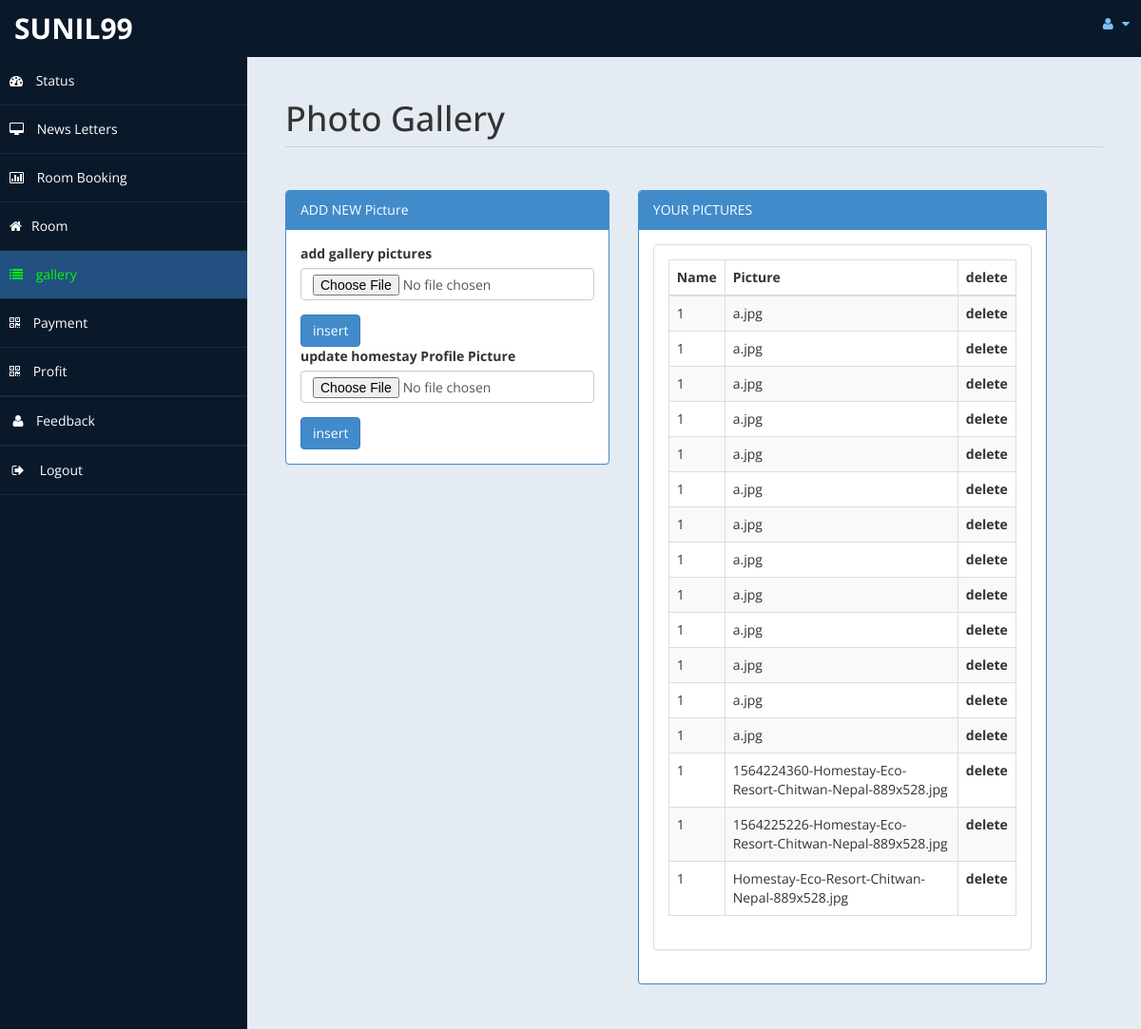
Page /homestay/admin/gallery.php (signed in) on the committed database.
### tables this page shows
CREATE TABLE `gallery` (
  `id` int(11) NOT NULL,
  `homestay_id` int(11) NOT NULL,
  `pic_name` varchar(65) NOT NULL
);

### homestay/admin/lib/fetch_data.php (called while the page is built, shortened)
<?php
function gethomestayid(){
	require("../db.php");
	$owner=$_SESSION['user'];
	$sql="SELECT * FROM homestay_info where owner_name='$owner';";
	if ($result=mysqli_query($con,$sql))
	{
		$rowcount=mysqli_num_rows($result);
		if ($rowcount==0) {
			echo 'No homestay information found!!';
		}else{
		foreach ($result as $id) {
			return $id['id'];
		}}
	}
}

### homestay/admin/gallery.php (the view, shortened to what this page needs)
<!DOCTYPE html>
<html xmlns="http://www.w3.org/1999/xhtml">
<head>
    <link href="assets/css/bootstrap.css" rel="stylesheet" />
    <link href="assets/css/font-awesome.css" rel="stylesheet" />
    <link href="assets/css/custom-styles.css" rel="stylesheet" />
</head>
<body>
    <div id="wrapper">
               <?php require'nav.php'; ?>
        <nav class="navbar-default navbar-side" role="navigation">
            <div class="sidebar-collapse">
                <ul class="nav" id="main-menu">
                    <li>
                        <a  href="home.php"><i class="fa fa-dashboard"></i> Status</a>
                    </li>
                    <li>
                        <a href="http://localhost/project_hstay_selected/homestay/admin/messages.php"><i class="fa fa-desktop"></i> News Letters</a>
                    </li>
                    <li>
                        <a href="roombook.php"><i class="fa fa-bar-chart-o"></i> Room Booking</a>
                    </li>
                    <li  >
                        <a class="nav-link "><i class="fa fa-home"></i>Room</a>
                    <li>
                        <a style ="background-color:#225081!important;color:lime;" href="gallery.php"><i class="fa fa-list"></i> gallery</a>
                    </li><li>
                        <a href="payment.php"><i class="fa fa-qrcode"></i> Payment</a>
                    </li>
                    <li>
                        <a  href="profit.php"><i class="fa fa-qrcode"></i> Profit</a>
                    </li> <li class="divider"></li>
                     <li><a href="feedback.php"><i class="fa fa-user fa-fw"></i>Feedback</a>
                        </li>
                        <li class="divider"></li>
                    <li>
                        <a href="test/logout.php"><i class="fa fa-sign-out fa-fw"></i> Logout</a>
                    </li>
                    </ul>
            </div>
        </nav>
        <div id="page-wrapper" >
            <div id="page-inner">
       <div class="row">
                    <div class="col-md-12">
                        <h1 class="page-header">
                          Photo Gallery
                        </h1>
                    </div>
                </div>
            <div class="row">
                <div class="col-md-5 col-sm-5">
                    <div class="panel panel-primary">
                        <div class="panel-heading">
                            ADD NEW Picture
                        </div>
                        <div class="panel-body">
            <form name="form" method="post"  enctype="multipart/form-data">
                            <div class="form-group">
                                            <label>add gallery pictures</label>
                                              <input name="photo1" type ="file" class="form-control">
                              </div>
               <input type="submit" name="insert" value="insert" class="btn btn-primary">
              </form>
              <form name="form" method="post"  enctype="multipart/form-data">
                            <div class="form-group">
                                            <label>update homestay Profile Picture</label>
                                              <input name="photo1" type ="file" class="form-control">
                              </div>
               <input type="submit" name="update" value="insert" class="btn btn-primary">
              </form>
              <?php
               include('db.php');
               include('lib/fetch_data.php');
                 $h_id =gethomestayid();
              ?>
                        </div>
                    </div>
                </div>
            <div class="row">
                <div class="col-md-6 col-sm-6">
                    <div class="panel panel-primary">
                        <div class="panel-heading">
                           YOUR PICTURES
                        </div>
                        <div class="panel-body">
                    <div class="panel panel-default">
                        <div class="panel-body">
                            <div class="table-responsive">
                                <table class="table table-striped table-bordered table-hover" id="dataTables-example">
                                    <thead>
                                        <tr>
                                            <th>Name</th>
                                            <th>Picture</th>
                                            <th>delete</th>
                                        </tr>
                                    </thead>
                                    <tbody>
                  <?php
                        $sql = "select * from gallery where homestay_id='$h_id';";
                        $re = mysqli_query($con,$sql);
                    while($row= mysqli_fetch_array($re))
                    {
                        $id = $row['id'];
                      if($id % 2 == 0)
                      {
                        echo "<tr class=odd gradeX>
                          <td>".$row['homestay_id']."</td>
                          <td>".$row['pic_name']."</td>
                           <th> delete</th>
                        </tr>";
                      }
                      else
                      {
                        echo"<tr class=even gradeC>
                          <td>".$row['homestay_id']."</td>
                          <td>".$row['pic_name']."</td>
                           <th> delete</th>
                        </tr>";
                      }
                    }
                  ?>
                                    </tbody>
                                </table>
                            </div>
                        </div>
                    </div>
                       </div>
                    </div>
                </div>
            </div>
          </div>
            </div>
        </div>
</body>
</html>

### homestay/admin/nav.php (shortened to what this page needs)
<nav class="navbar navbar-default top-navbar" role="navigation">
           <div class="navbar-header">
               <a class="navbar-brand" href="home.php"><?php echo $_SESSION["user"];?> </a>
           </div>
           <ul class="nav navbar-top-links navbar-right">
               <li class="dropdown">
                   <a class="dropdown-toggle" data-toggle="dropdown" href="#" aria-expanded="false">
                       <i class="fa fa-user fa-fw"></i> <i class="fa fa-caret-down"></i>
                   </a>
               </li>
           </ul>
       </nav>

### homestay/admin/assets/css/custom-styles.css (style rules this page uses)
body { font-family: 'Open Sans', sans-serif; }
#wrapper { width: 100%; background:#09192A; }
#page-wrapper { padding: 15px 15px; min-height: 600px; background:#E5EBF2; }
#page-inner { width:100%; margin:10px 20px 10px 0px; background-color:transparent; padding:10px; min-height:1200px; }
h1, .h1, h2, .h2, h3, .h3 { margin-top: 7px; margin-bottom: -5px; }
.page-header { padding-bottom: 9px; margin: 10px 0 45px; border-bottom: 1px solid #C7D1DD; }
.top-navbar { margin:0px; }
.top-navbar .navbar-brand { color: #fff; width: 260px; text-align: left; height: 60px; font-size: 30px; font-weight: 700; text-transform: uppercase; line-height: 30px; }
.top-navbar .nav > li { position: relative; display: inline-block; }
.top-navbar .nav > li > a , .nav > li > ul> li> a { position: relative; display: block; padding: 15px 10px; color: #77C0FD; }
.sidebar-collapse , .sidebar-collapse .nav { background:none; }
.sidebar-collapse .nav { padding:0; }
.sidebar-collapse .nav > li > a { color:#fff; background:transparent; text-shadow:none; }
.sidebar-collapse > .nav > li > a { padding:15px 10px; }
.sidebar-collapse > .nav > li { border-bottom: 1px solid rgba(107, 108, 109, 0.19); }
.navbar-side { border:none; background-color: transparent; }
.top-navbar { background:#09192A; border-bottom:none; }
.top-navbar .nav > li > a > i { margin-right: 2px; }
.navbar-default { border:0px solid black; }
.navbar-header { background: #09192A; }
.nav > li > a > i { margin-right:10px; }
@media (min-width:768px) { #page-wrapper { margin: 0 0 0 260px; padding: 15px 30px; min-height: 1200px; } }
@media (min-width:768px) { .navbar-side { z-index: 1; position: absolute; width: 260px; } }
@media (min-width:768px) { .navbar { border-radius: 0px; } }

### rows in the picture
gallery: homestay "1", pic_name "a.jpg"
gallery: homestay "1", pic_name "a.jpg"
gallery: homestay "1", pic_name "a.jpg"
gallery: homestay "1", pic_name "a.jpg"
gallery: homestay "1", pic_name "a.jpg"
gallery: homestay "1", pic_name "a.jpg"
gallery: homestay "1", pic_name "a.jpg"
gallery: homestay "1", pic_name "a.jpg"
gallery: homestay "1", pic_name "a.jpg"
gallery: homestay "1", pic_name "a.jpg"
gallery: homestay "1", pic_name "a.jpg"
gallery: homestay "1", pic_name "a.jpg"
gallery: homestay "1", pic_name "a.jpg"
gallery: homestay "1", pic_name "1564224360-Homestay-Eco-Resort-Chitwan-Nepal-889x528.jpg"
gallery: homestay "1", pic_name "1564225226-Homestay-Eco-Resort-Chitwan-Nepal-889x528.jpg"
gallery: homestay "1", pic_name "Homestay-Eco-Resort-Chitwan-Nepal-889x528.jpg"

### other values in the picture
$_SESSION["user"] "SUNIL99"
